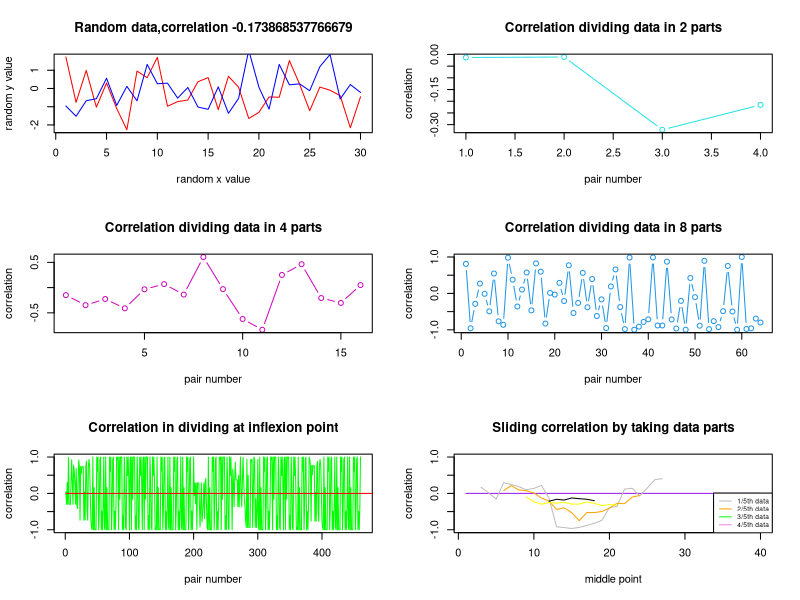

Write R code to recreate this figure.

x=c( 1.72546978, -0.76133765 , 0.99426386, -1.02584124,  0.29973801, -1.09623280,
 -2.26476375 , 0.95415608 , 0.59058822 , 1.70504401 ,-0.97468561, -0.72175444,
 -0.63107676 , 0.36891088  ,0.59840018 ,-1.15960085,  0.66854272 , 0.06787216,
 -1.64548783, -1.30815747, -0.46399910, -0.48086068,  1.53174859 , 0.24094725,
 -1.22013553  ,0.07585178, -0.09652390 ,-0.39478316 ,-2.15707909 ,-0.45910216)
y=c( -0.95788514, -1.52311231 ,-0.67211444, -0.56014106,0.56281417, -0.93212042,
 0.11607210 ,-0.67815165 , 1.31882053 , 0.26239119  ,0.29091627 ,-0.52923017
,  0.05603153 ,-1.01765930 ,-1.14232734 , 0.08801808 ,-1.36103317, -0.54334112,
  2.09800695,  0.06881118 ,-1.13239593  ,1.32043024 , 0.20257941,  0.25375273,
 -0.12076532 , 1.19591552 , 1.86690428 ,-0.57521438 , 0.21428636, -0.21560555)
pdf("presentation1.pdf")
par(mfrow=c(3,2))
t=cor(x,y)
plot(x,col="Red",xlab="random x value",ylab="random y value",type="l")

lines(y,col="Blue")
d=paste("Random data,correlation", t)
title(d)

i=0
j=0
k=0
for(i in c(2,4,8))
{
p=c(1,117,23,86,2,3,5,12)
m=length(x)%/%i


a=matrix(0,nrow=i,ncol=m)
b=matrix(0,nrow=i,ncol=m)
for(j in 1:m)
{
for(k in 1:i)
{
a[k,j]=x[(k-1)*m+j]

}
}
for(j in 1:m)
{
for(k in 1:i)
{
b[k,j]=y[(k-1)*m+j]

}

}


r=matrix(0,nrow=i,ncol=i)

for(j in 1:i)
{
for(k in 1:i)
{
r[j,k]=cor(a[j,],b[k,])
}
}
r1=as.vector(r)
plot(r1,ylab="correlation",xlab="pair number",type="b",col=p[i])
b=paste0("Correlation dividing data in ", i ," parts")
title(b)
print(r)
}
j=rep(0,length(x))
m=length(x)-1
for(i in 2:m)
{
if(x[i]>x[i-1]&&x[i]>x[i+1])
j[i]=i
else if(x[i]<x[i-1]&&x[i]<x[i+1])
j[i]=i
}


k=rep(0,length(y))
n=length(y)-1
for(i in 2:n)
{
if(y[i]>y[i-1]&&y[i]>y[i+1])
k[i]=i
else if(y[i]<y[i-1]&&y[i]<y[i+1])
k[i]=i
}

j=which(j>0)
k=which(k>0)
m=length(j)
n=length(k)


if(m>1&&n>1)
{
a=rep(0,m-1)

for(i  in 1:m-1)
{
a[i]=j[i+1]-j[i]
}

e=max(a)


b=rep(0,n-1)

for(i  in 1:n-1)
{
b[i]=k[i+1]-k[i]
}

f=max(b)


a=matrix(0,nrow=m+1,ncol=max(e,f))
b=matrix(0,nrow=n+1,ncol=max(e,f))
for(i in 1:j[1])
a[1,i]=x[i]
l=length(x)-j[m]
for(i in 1:l)
a[m+1,i]=x[i+j[m]]




q=0



for(i in 2:m)
{
l=j[i]-j[i-1]

for(q in 1:l)
{
a[i,q]=x[q+j[i-1]]
}
}


for(i in 1:k[1])
b[1,i]=y[i]
l=length(y)-k[n]
for(i in 1:l)
b[n+1,i]=y[i+k[n]]




q=0



for(i in 2:n)
{
l=k[i]-k[i-1]

for(q in 1:l)
{
b[i,q]=x[q+k[i-1]]
}
}
}

if(m==1)
{
s=length(x)-j
e=max(j,s)

a=matrix(0,nrow=m+1,ncol=max(e,f))

for(i in 1:j)
a[1,i]=x[i]
l=length(x)-j
for(i in 1:l)
a[m+1,i]=x[i+j]

}
if(n==1)
{
f=length(y)-k
f=max(k,s)
b=matrix(0,nrow=n+1,ncol=max(e,f))
for(i in 1:k)
b[1,i]=y[i]
l=length(y)-k
for(i in 1:l)
b[n+1,i]=y[i+k]
}
i=1
j=1
a
b
m
r=matrix(0,nrow=m+1,ncol=n+1)
m=m+1
n=n+1
for(i in 1:m)
{
for(j in 1:n)
{
r[i,j]=cor(a[i,],b[j,])
}
}
r
r1=as.vector(r)
plot(r1,ylab="correlation",col="Green",type="l",xlab="pair number")
title("Correlation in dividing at inflexion point")
o=(m+1)*(n+1)
lines(rep(0,o),col="Red")

i=0
j=0
k=0

plot(rep(0,40),type="l",ylab="correlation",col="Purple",xlab="middle point",
)
for(i in c(2,4,6,8))
{
p=c("Red","Grey","Blue","Orange","Red","Yellow","Green","Black","Violet")
m=floor(length(x)*i/10)
n=length(x)+1-m
c=rep(0,n)
d=rep(0,n)
for(j in 1:n)
{

q=m+j-1
c[j]=cor(x[c(j:q)],y[c(j:q)])
d[j]=floor((m+2*j-1)/2)
}
lines(d,c,col=p[i])
}
title("Sliding correlation by taking data parts")
lab=c("1/5th data","2/5th data","3/5th data","4/5th data")
legend("bottomright",lab,lty=1,cex=.6,col=c("gray","orange","green","violet"))

dev.off()